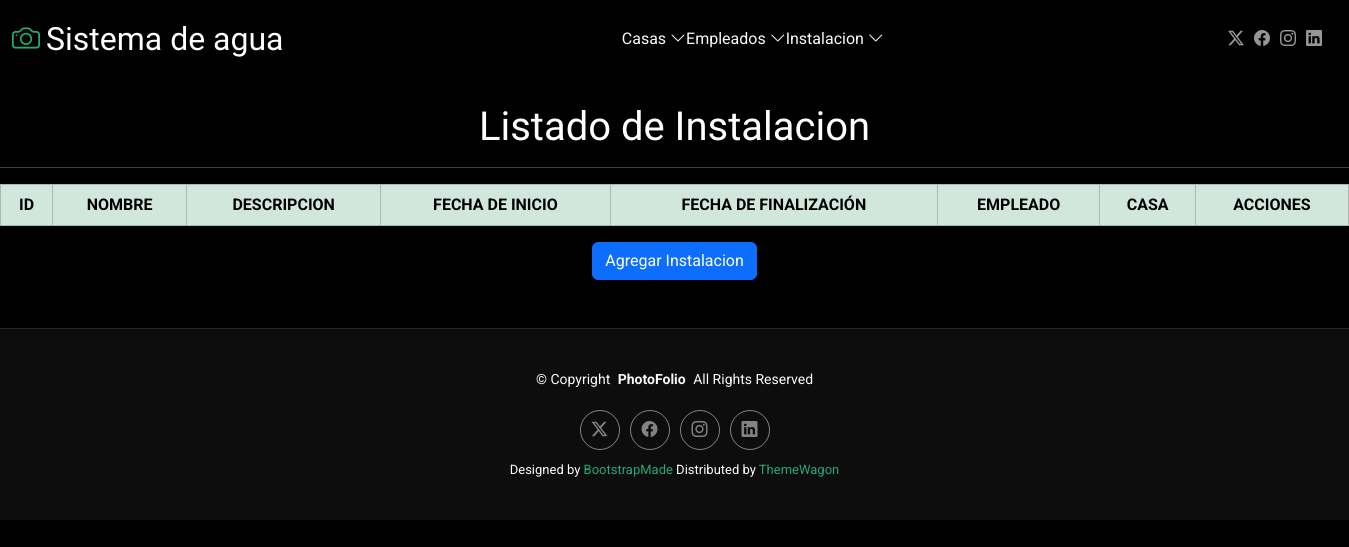
Page /inicioin on the earlier database version.
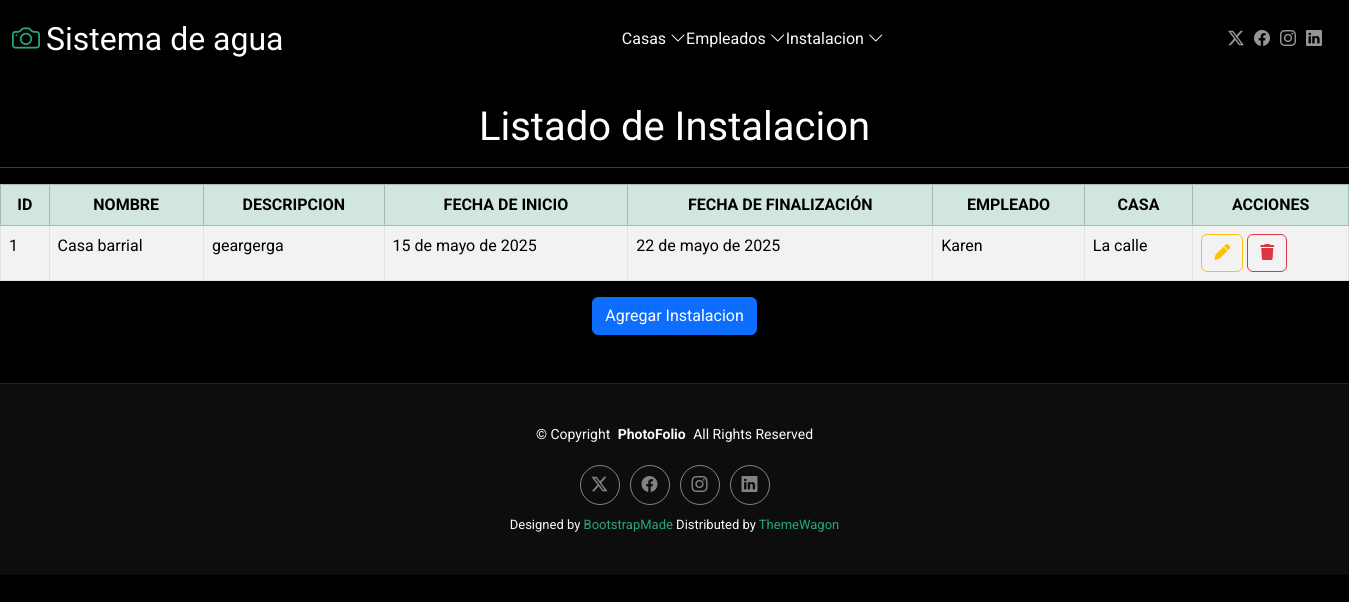
Same page on the later database version.
### Aplicaciones/Instalacion/models.py (models this page shows)
class InstalacionCaptacion(models.Model):
    id = models.AutoField(primary_key=True)
    nombre = models.CharField(max_length=100)
    descripcion = models.TextField()
    fecha_inicio = models.DateField()
    fecha_fin = models.DateField()
    empleado = models.ForeignKey(Empleado, on_delete=models.CASCADE)
    casa = models.ForeignKey(Casa, on_delete=models.CASCADE)

### Aplicaciones/Empleado/models.py (models this page shows)
class Empleado(models.Model):
    id = models.AutoField(primary_key=True)
    nombre = models.CharField(max_length=100)
    cedula = models.CharField(max_length=20, unique=True)
    especialidad = models.CharField(max_length=100)
    telefono = models.CharField(max_length=20)

### Aplicaciones/Casa/models.py (models this page shows)
class Casa(models.Model):
    id = models.AutoField(primary_key=True)
    direccion = models.CharField(max_length=255)
    propietario = models.CharField(max_length=100)
    telefono = models.CharField(max_length=20)

### Aplicaciones/Instalacion/views.py (the view)
# urls.py: path('inicioin',views.inicio,name='inicioin'),
def inicio(request):
    listadoInstalacionCaptacion=InstalacionCaptacion.objects.all()
    return render(request,"inicioin.html",{'instalacion':listadoInstalacionCaptacion})

### Aplicaciones/Instalacion/templates/inicioin.html (shortened to what this page needs)
{% extends 'plantilla.html' %}
{% load static %}
{% block body %}
<br>
<h1 class="text-center">Listado de Instalacion</h1>
<hr>
<table class="table table-bordered table-striped table-hover ">
    <thead>
        <tr class="table-success text-center">
            <th>ID</th>
            <th>NOMBRE</th>
            <th>DESCRIPCION</th>
            <th>FECHA DE INICIO</th>
            <th>FECHA DE FINALIZACIÓN</th>
            <th>EMPLEADO</th>
            <th>CASA</th>
            <th>ACCIONES</th>
        </tr>
    </thead>
    <tbody>
        {% for instalacionTemporal in instalacion %}
            <tr>
                <td>{{instalacionTemporal.id}}</td>
                <td>{{instalacionTemporal.nombre}}</td>
                <td>{{instalacionTemporal.descripcion}}</td>
                <td>{{instalacionTemporal.fecha_inicio}}</td>
                <td>{{instalacionTemporal.fecha_fin}}</td>
                <td>{{instalacionTemporal.empleado.nombre}}</td>
                <td>{{instalacionTemporal.casa.direccion}}</td>
                <td>
                    <a href="editarInstalacion/{{instalacionTemporal.id}}" class="btn btn-outline-warning">
                        <i class="fa fa-pen"></i>
                    </a>
                    <a href="#" class="btn btn-outline-danger" onclick="confirmarEliminacion('{{instalacionTemporal.id}}')">
                        <i class="fa fa-trash"></i>
                    </a>
                </td>
            </tr>
        {% endfor %}
    </tbody>
</table>
<div class="text-center ">
    <a href="nuevaInstalacion" class="btn btn-primary " >
        Agregar Instalacion
    </a>
</div>
<br>
<br>
{% endblock %}

Differences in the rows shown:
added InstalacionCaptacion: id "1", nombre "Casa barrial", descripcion "geargerga", fecha_inicio "15 de mayo de 2025", fecha_fin "22 de mayo de 2025", empleado.nombre "Karen", casa.direccion "La calle"
